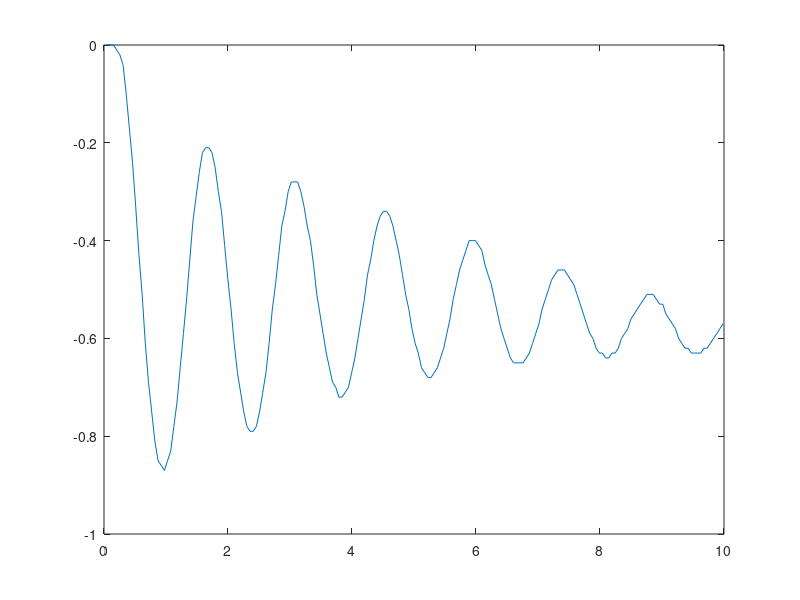

Write the MATLAB code that produced this figure. (Note: this script raises an error after producing the figure.)

function [wn, l_eff] = gyroscope_parameters()

% GYROSCOPE TEST!!!
load("mats/gyrotest.mat");

plot(t, angle_rad);

% find exponential points
[pks,locs] = findpeaks(angle_rad, t);

hold on;
plot(locs, pks, 'o');

% get natural frequency
mean_period = mean(diff(locs));
wn = 2*pi/mean_period;

% length
l_eff = 9.81/(wn^2)
end